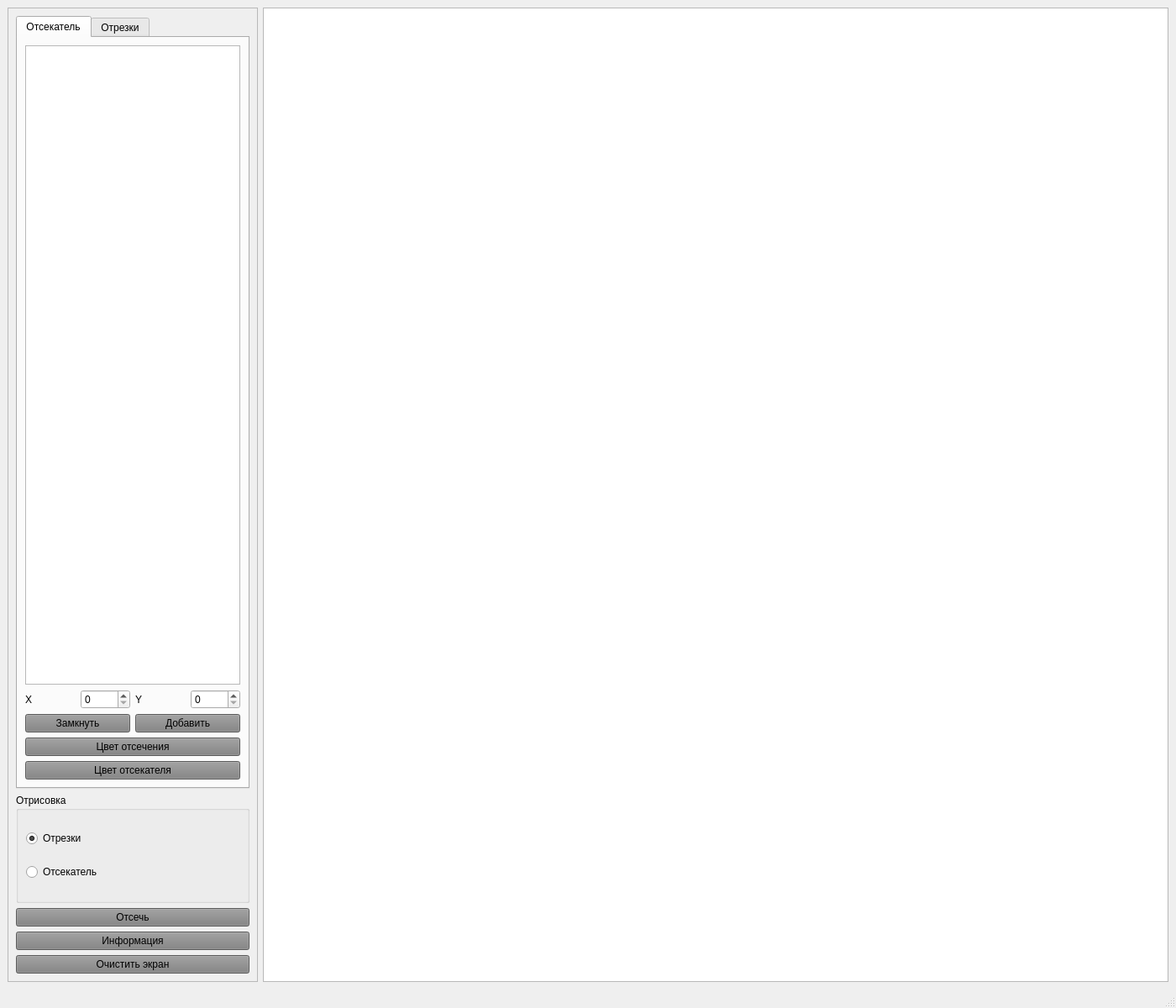
<?xml version="1.0" encoding="UTF-8"?>
<ui version="4.0">
 <class>MainWindow</class>
 <widget class="QMainWindow" name="MainWindow">
  <property name="geometry">
   <rect>
    <x>0</x>
    <y>0</y>
    <width>1400</width>
    <height>1200</height>
   </rect>
  </property>
  <property name="windowTitle">
   <string>MainWindow</string>
  </property>
  <widget class="QWidget" name="centralwidget">
   <layout class="QGridLayout" name="gridLayout">
    <item row="2" column="1">
     <widget class="QFrame" name="frame">
      <property name="sizePolicy">
       <sizepolicy hsizetype="Fixed" vsizetype="Preferred">
        <horstretch>0</horstretch>
        <verstretch>0</verstretch>
       </sizepolicy>
      </property>
      <property name="frameShape">
       <enum>QFrame::StyledPanel</enum>
      </property>
      <property name="frameShadow">
       <enum>QFrame::Raised</enum>
      </property>
      <layout class="QGridLayout" name="gridLayout_2">
       <item row="4" column="0">
        <widget class="QPushButton" name="cut_lines">
         <property name="styleSheet">
          <string notr="true">background-color:grey</string>
         </property>
         <property name="text">
          <string>Отсечь</string>
         </property>
        </widget>
       </item>
       <item row="2" column="0">
        <widget class="QGroupBox" name="groupBox">
         <property name="title">
          <string>Отрисовка</string>
         </property>
         <layout class="QVBoxLayout" name="verticalLayout">
          <item>
           <widget class="QRadioButton" name="draw_line">
            <property name="text">
             <string>Отрезки</string>
            </property>
            <property name="checked">
             <bool>true</bool>
            </property>
           </widget>
          </item>
          <item>
           <widget class="QRadioButton" name="draw_cutter">
            <property name="text">
             <string>Отсекатель</string>
            </property>
           </widget>
          </item>
         </layout>
        </widget>
       </item>
       <item row="0" column="0">
        <widget class="QTabWidget" name="tabWidget">
         <property name="maximumSize">
          <size>
           <width>16777215</width>
           <height>920</height>
          </size>
         </property>
         <property name="currentIndex">
          <number>0</number>
         </property>
         <widget class="QWidget" name="tab">
          <attribute name="title">
           <string>Отсекатель</string>
          </attribute>
          <layout class="QGridLayout" name="gridLayout_4">
           <item row="2" column="0" colspan="2">
            <widget class="QPushButton" name="close_cutter">
             <property name="styleSheet">
              <string notr="true">background-color:grey</string>
             </property>
             <property name="text">
              <string>Замкнуть</string>
             </property>
            </widget>
           </item>
           <item row="1" column="1">
            <widget class="QSpinBox" name="cutter_x">
             <property name="maximum">
              <number>1000</number>
             </property>
            </widget>
           </item>
           <item row="2" column="2" colspan="2">
            <widget class="QPushButton" name="add_cutter_vertice">
             <property name="styleSheet">
              <string notr="true">background-color:grey</string>
             </property>
             <property name="text">
              <string>Добавить</string>
             </property>
            </widget>
           </item>
           <item row="1" column="2">
            <widget class="QLabel" name="label">
             <property name="text">
              <string>Y</string>
             </property>
            </widget>
           </item>
           <item row="1" column="3">
            <widget class="QSpinBox" name="cutter_y">
             <property name="maximum">
              <number>1000</number>
             </property>
            </widget>
           </item>
           <item row="1" column="0">
            <widget class="QLabel" name="label_2">
             <property name="text">
              <string>X</string>
             </property>
            </widget>
           </item>
           <item row="4" column="0" colspan="4">
            <widget class="QPushButton" name="cutter_color">
             <property name="styleSheet">
              <string notr="true">background-color:grey</string>
             </property>
             <property name="text">
              <string>Цвет отсекателя</string>
             </property>
            </widget>
           </item>
           <item row="0" column="0" colspan="4">
            <widget class="QTableWidget" name="table_cutter">
             <property name="minimumSize">
              <size>
               <width>256</width>
               <height>0</height>
              </size>
             </property>
             <property name="horizontalScrollBarPolicy">
              <enum>Qt::ScrollBarAlwaysOff</enum>
             </property>
             <attribute name="horizontalHeaderVisible">
              <bool>false</bool>
             </attribute>
             <attribute name="horizontalHeaderCascadingSectionResizes">
              <bool>false</bool>
             </attribute>
             <attribute name="horizontalHeaderDefaultSectionSize">
              <number>130</number>
             </attribute>
             <attribute name="horizontalHeaderShowSortIndicator" stdset="0">
              <bool>false</bool>
             </attribute>
             <column>
              <property name="text">
               <string>X</string>
              </property>
             </column>
             <column>
              <property name="text">
               <string>Y</string>
              </property>
             </column>
            </widget>
           </item>
           <item row="3" column="0" colspan="4">
            <widget class="QPushButton" name="cut_line_color">
             <property name="styleSheet">
              <string notr="true">background-color:grey</string>
             </property>
             <property name="text">
              <string>Цвет отсечения</string>
             </property>
            </widget>
           </item>
          </layout>
         </widget>
         <widget class="QWidget" name="tab_2">
          <attribute name="title">
           <string>Отрезки</string>
          </attribute>
          <layout class="QGridLayout" name="gridLayout_3">
           <item row="4" column="0" colspan="4">
            <widget class="QPushButton" name="line_color">
             <property name="styleSheet">
              <string notr="true">background-color:grey</string>
             </property>
             <property name="text">
              <string>Цвет отрезка</string>
             </property>
            </widget>
           </item>
           <item row="1" column="1">
            <widget class="QSpinBox" name="line_x_1">
             <property name="maximum">
              <number>1000</number>
             </property>
            </widget>
           </item>
           <item row="2" column="2">
            <widget class="QLabel" name="label_6">
             <property name="text">
              <string>Yк</string>
             </property>
            </widget>
           </item>
           <item row="1" column="3">
            <widget class="QSpinBox" name="line_y_1">
             <property name="maximum">
              <number>1000</number>
             </property>
            </widget>
           </item>
           <item row="1" column="0">
            <widget class="QLabel" name="label_3">
             <property name="text">
              <string>Xн</string>
             </property>
            </widget>
           </item>
           <item row="1" column="2">
            <widget class="QLabel" name="label_4">
             <property name="text">
              <string>Yн</string>
             </property>
            </widget>
           </item>
           <item row="2" column="1">
            <widget class="QSpinBox" name="line_x_2">
             <property name="maximum">
              <number>1000</number>
             </property>
            </widget>
           </item>
           <item row="6" column="0" colspan="4">
            <widget class="QPushButton" name="add_line">
             <property name="styleSheet">
              <string notr="true">background-color:grey</string>
             </property>
             <property name="text">
              <string>Добавить</string>
             </property>
            </widget>
           </item>
           <item row="2" column="3">
            <widget class="QSpinBox" name="line_y_2">
             <property name="maximum">
              <number>1000</number>
             </property>
            </widget>
           </item>
           <item row="2" column="0">
            <widget class="QLabel" name="label_5">
             <property name="text">
              <string>Xк</string>
             </property>
            </widget>
           </item>
           <item row="0" column="0" colspan="4">
            <widget class="QTableWidget" name="table_line">
             <property name="minimumSize">
              <size>
               <width>256</width>
               <height>0</height>
              </size>
             </property>
             <property name="horizontalScrollBarPolicy">
              <enum>Qt::ScrollBarAlwaysOff</enum>
             </property>
             <property name="sizeAdjustPolicy">
              <enum>QAbstractScrollArea::AdjustIgnored</enum>
             </property>
             <attribute name="horizontalHeaderMinimumSectionSize">
              <number>57</number>
             </attribute>
             <attribute name="horizontalHeaderDefaultSectionSize">
              <number>130</number>
             </attribute>
             <column>
              <property name="text">
               <string>1</string>
              </property>
             </column>
             <column>
              <property name="text">
               <string>2</string>
              </property>
             </column>
            </widget>
           </item>
          </layout>
         </widget>
        </widget>
       </item>
       <item row="6" column="0">
        <widget class="QPushButton" name="clear_screen">
         <property name="styleSheet">
          <string notr="true">background-color:grey</string>
         </property>
         <property name="text">
          <string>Очистить экран</string>
         </property>
        </widget>
       </item>
       <item row="5" column="0">
        <widget class="QPushButton" name="info">
         <property name="styleSheet">
          <string notr="true">background-color:grey</string>
         </property>
         <property name="text">
          <string>Информация</string>
         </property>
        </widget>
       </item>
      </layout>
     </widget>
    </item>
    <item row="2" column="2">
     <widget class="QGraphicsView" name="graphicsView"/>
    </item>
   </layout>
  </widget>
  <widget class="QStatusBar" name="statusbar"/>
 </widget>
 <tabstops>
  <tabstop>tabWidget</tabstop>
  <tabstop>table_cutter</tabstop>
  <tabstop>cutter_x</tabstop>
  <tabstop>cutter_y</tabstop>
  <tabstop>close_cutter</tabstop>
  <tabstop>add_cutter_vertice</tabstop>
  <tabstop>cut_line_color</tabstop>
  <tabstop>cutter_color</tabstop>
  <tabstop>table_line</tabstop>
  <tabstop>line_x_1</tabstop>
  <tabstop>line_y_1</tabstop>
  <tabstop>line_x_2</tabstop>
  <tabstop>line_y_2</tabstop>
  <tabstop>line_color</tabstop>
  <tabstop>add_line</tabstop>
  <tabstop>draw_line</tabstop>
  <tabstop>draw_cutter</tabstop>
  <tabstop>cut_lines</tabstop>
  <tabstop>clear_screen</tabstop>
 </tabstops>
 <resources/>
 <connections/>
</ui>
